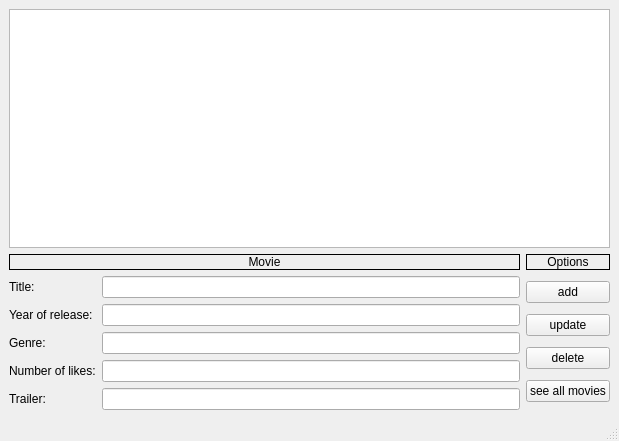
<?xml version="1.0" encoding="UTF-8"?>
<ui version="4.0">
 <class>AdminMenu</class>
 <widget class="QMainWindow" name="AdminMenu">
  <property name="geometry">
   <rect>
    <x>0</x>
    <y>0</y>
    <width>619</width>
    <height>441</height>
   </rect>
  </property>
  <property name="windowTitle">
   <string>Admin Mode</string>
  </property>
  <widget class="QWidget" name="centralwidget">
   <layout class="QVBoxLayout" name="verticalLayout_3">
    <item>
     <layout class="QVBoxLayout" name="verticalLayout_2">
      <item>
       <widget class="QListWidget" name="moviesList"/>
      </item>
      <item>
       <layout class="QGridLayout" name="gridLayout">
        <property name="sizeConstraint">
         <enum>QLayout::SizeConstraint::SetDefaultConstraint</enum>
        </property>
        <item row="0" column="0">
         <widget class="QLabel" name="movieLabel">
          <property name="frameShape">
           <enum>QFrame::Shape::Box</enum>
          </property>
          <property name="text">
           <string>Movie</string>
          </property>
          <property name="alignment">
           <set>Qt::AlignmentFlag::AlignCenter</set>
          </property>
         </widget>
        </item>
        <item row="1" column="1">
         <layout class="QVBoxLayout" name="verticalLayout">
          <item>
           <widget class="QPushButton" name="addMovieButton">
            <property name="text">
             <string>add</string>
            </property>
           </widget>
          </item>
          <item>
           <widget class="QPushButton" name="updateMovieButton">
            <property name="text">
             <string>update</string>
            </property>
           </widget>
          </item>
          <item>
           <widget class="QPushButton" name="deleteMovieButton">
            <property name="text">
             <string>delete</string>
            </property>
           </widget>
          </item>
          <item>
           <widget class="QPushButton" name="seeAllMoviesButton">
            <property name="text">
             <string>see all movies</string>
            </property>
           </widget>
          </item>
         </layout>
        </item>
        <item row="1" column="0">
         <layout class="QFormLayout" name="formLayout">
          <item row="0" column="0">
           <widget class="QLabel" name="titleLabel">
            <property name="text">
             <string>Title:</string>
            </property>
           </widget>
          </item>
          <item row="0" column="1">
           <widget class="QLineEdit" name="titleLineEdit"/>
          </item>
          <item row="1" column="0">
           <widget class="QLabel" name="yearLabel">
            <property name="text">
             <string>Year of release:</string>
            </property>
           </widget>
          </item>
          <item row="1" column="1">
           <widget class="QLineEdit" name="yearLineEdit"/>
          </item>
          <item row="2" column="0">
           <widget class="QLabel" name="genreLabel">
            <property name="text">
             <string>Genre:</string>
            </property>
           </widget>
          </item>
          <item row="2" column="1">
           <widget class="QLineEdit" name="genreLineEdit"/>
          </item>
          <item row="3" column="0">
           <widget class="QLabel" name="likesLabel">
            <property name="text">
             <string>Number of likes:</string>
            </property>
           </widget>
          </item>
          <item row="3" column="1">
           <widget class="QLineEdit" name="likeLineEdit"/>
          </item>
          <item row="4" column="0">
           <widget class="QLabel" name="trailerLabel">
            <property name="text">
             <string>Trailer:</string>
            </property>
           </widget>
          </item>
          <item row="4" column="1">
           <widget class="QLineEdit" name="trailerLineEdit"/>
          </item>
         </layout>
        </item>
        <item row="0" column="1">
         <widget class="QLabel" name="optionsLabel">
          <property name="frameShape">
           <enum>QFrame::Shape::Box</enum>
          </property>
          <property name="text">
           <string>Options</string>
          </property>
          <property name="alignment">
           <set>Qt::AlignmentFlag::AlignCenter</set>
          </property>
         </widget>
        </item>
       </layout>
      </item>
     </layout>
    </item>
   </layout>
  </widget>
  <widget class="QMenuBar" name="menubar">
   <property name="geometry">
    <rect>
     <x>0</x>
     <y>0</y>
     <width>619</width>
     <height>21</height>
    </rect>
   </property>
  </widget>
  <widget class="QStatusBar" name="statusbar"/>
 </widget>
 <resources/>
 <connections/>
</ui>
